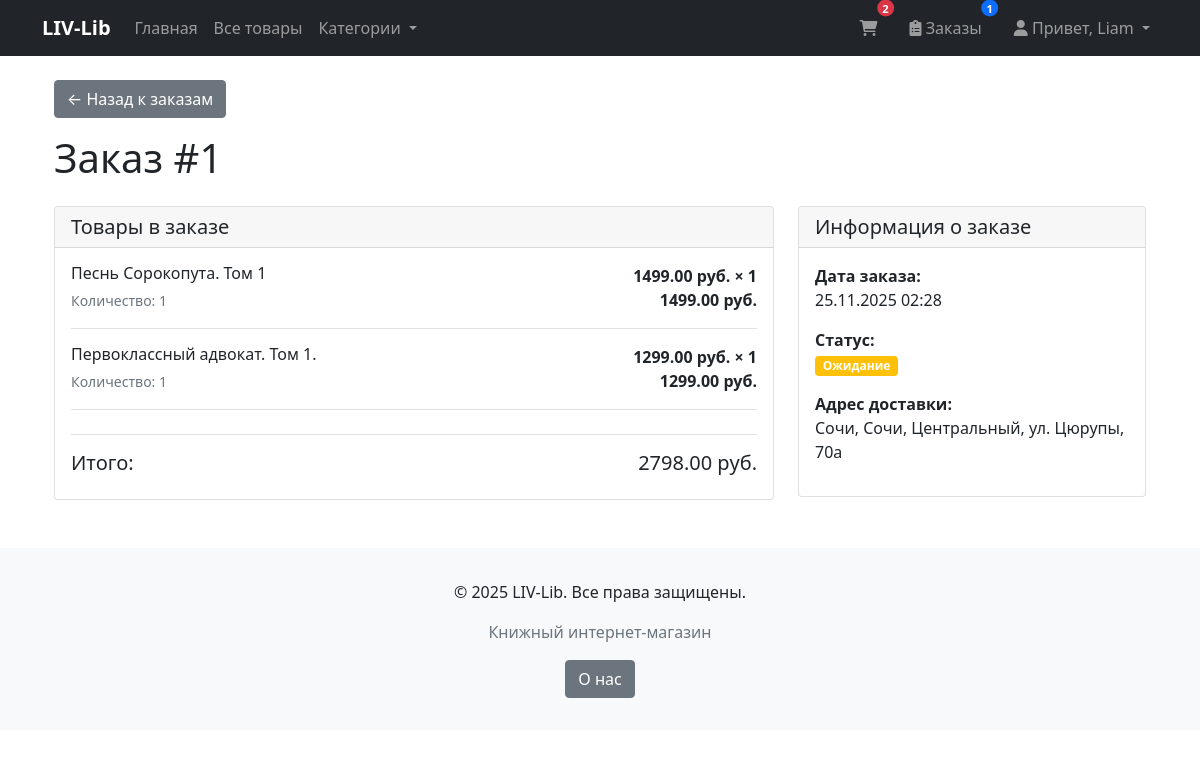
Page /orders/1/ (signed in) on the committed database.
### products/models.py (models this page shows, shortened)
class Cart(models.Model):
    user = models.OneToOneField(
        User,
        on_delete=models.CASCADE,
        related_name='cart',
        verbose_name="Пользователь"
    )
    created_at = models.DateTimeField(
        auto_now_add=True,
        verbose_name="Дата создания"
    )
    updated_at = models.DateTimeField(
        auto_now=True,
        verbose_name="Дата обновления"
    )
    class Meta:
        verbose_name = "Корзина"
        verbose_name_plural = "Корзины"
    def total_quantity(self):
        try:
            return sum(item.quantity for item in self.items.all())
        except:
            return 0

class CartItem(models.Model):
    cart = models.ForeignKey(
        Cart,
        on_delete=models.CASCADE,
        related_name='items',
        verbose_name="Корзина"
    )
    product = models.ForeignKey(
        Product,
        on_delete=models.CASCADE,
        verbose_name="Товар"
    )
    quantity = models.PositiveIntegerField(
        default=1,
        verbose_name="Количество"
    )
    added_at = models.DateTimeField(
        auto_now_add=True,
        verbose_name="Дата добавления"
    )
    class Meta:
        verbose_name = "Элемент корзины"
        verbose_name_plural = "Элементы корзины"
        unique_together = ['cart', 'product']

class Order(models.Model):
    STATUS_CHOICES = (
        ('pending', 'Ожидание'),
        ('processing', 'В обработке'),
        ('completed', 'Завершен'),
        ('cancelled', 'Отменен'),
    )
    user = models.ForeignKey(User, on_delete=models.CASCADE)
    created_at = models.DateTimeField(auto_now_add=True)
    total_price = models.DecimalField(max_digits=10, decimal_places=2)
    status = models.CharField(max_length=20, choices=STATUS_CHOICES, default='pending')
    shipping_address = models.TextField(blank=True, null=True)
    phone_number = models.CharField(max_length=20, blank=True, null=True)
    email = models.EmailField(blank=True, null=True)
    notes = models.TextField(blank=True, null=True)

class OrderItem(models.Model):
    order = models.ForeignKey(Order, related_name='items', on_delete=models.CASCADE)
    product = models.ForeignKey(Product, on_delete=models.CASCADE)
    quantity = models.PositiveIntegerField(default=1)
    price = models.DecimalField(max_digits=10, decimal_places=2)
    def get_total(self):
        return self.price * self.quantity

class Product(models.Model):
    name = models.CharField(
        max_length=200,
        verbose_name="Название товара"
    )
    description = models.TextField(
        blank=True,
        verbose_name="Описание"
    )
    price = models.DecimalField(
        max_digits=10,
        decimal_places=2,
        verbose_name="Цена"
    )
    category = models.ForeignKey(
        Category,
        on_delete=models.CASCADE,
        related_name="products",
        verbose_name="Категория"
    )
    manufacturer = models.ForeignKey(
        Manufacturer,
        on_delete=models.CASCADE,
        related_name="manufacturer",
        verbose_name="Издатель",
    )
    image = models.ImageField(
        upload_to="products/",
        blank=True,
        null=True,
        verbose_name="Изображение"
    )
    created_at = models.DateTimeField(
        auto_now=True,
        verbose_name="Дата создания"
    )
    updated_at = models.DateTimeField(
        auto_now=True,
        verbose_name="Дата изменения"
    )
    is_available = models.BooleanField(
        default=True,
        verbose_name="Доступно для продажи"
    )
    class Meta:
        verbose_name = "Товар"
        verbose_name_plural = "Товары"
        ordering =["-created_at"]

### products/views.py (the view)
# urls.py: path('orders/<int:order_id>/', views.order_detail, name='order_detail'),
@login_required
def order_detail(request, order_id):
    order = get_object_or_404(Order, id=order_id, user=request.user)
    return render(request, 'orders/order_detail.html', {'order': order})

### products/context_processors.py (called while the page is built)
def order_count(request):
    if request.user.is_authenticated:
        return {
            'order_count': Order.objects.filter(user=request.user).count()
        }
    return {'order_count': 0}

### templates/orders/order_detail.html
{% extends 'base.html' %}
{% load static %}
{% block content %}
<div class="container mt-4">
    <a href="{% url 'order_list' %}" class="btn btn-secondary mb-3">← Назад к заказам</a>
    <h1 class="mb-4">Заказ #{{ order.id }}</h1>
    <div class="row">
        <div class="col-md-8">
            <div class="card">
                <div class="card-header">
                    <h5 class="mb-0">Товары в заказе</h5>
                </div>
                <div class="card-body">
                    {% for item in order.items.all %}
                    <div class="d-flex justify-content-between align-items-center border-bottom pb-3 mb-3">
                        <div>
                            <h6 class="mb-1">{{ item.product.name }}</h6>
                            <small class="text-muted">Количество: {{ item.quantity }}</small>
                        </div>
                        <div class="text-end">
                            <strong>{{ item.price }} руб. × {{ item.quantity }}</strong>
                            <br>
                            <strong>{{ item.get_total }} руб.</strong>
                        </div>
                    </div>
                    {% endfor %}
                    <div class="d-flex justify-content-between mt-4 pt-3 border-top">
                        <h5>Итого:</h5>
                        <h5>{{ order.total_price }} руб.</h5>
                    </div>
                </div>
            </div>
        </div>
        <div class="col-md-4">
            <div class="card">
                <div class="card-header">
                    <h5 class="mb-0">Информация о заказе</h5>
                </div>
                <div class="card-body">
                    <p><strong>Дата заказа:</strong><br>{{ order.created_at|date:"d.m.Y H:i" }}</p>
                    <p><strong>Статус:</strong><br>
                        <span class="badge
                            {% if order.status == 'completed' %}bg-success
                            {% elif order.status == 'processing' %}bg-primary
                            {% elif order.status == 'pending' %}bg-warning
                            {% else %}bg-danger{% endif %}">
                            {{ order.get_status_display }}
                        </span>
                    </p>
                    {% if order.shipping_address %}
                    <p><strong>Адрес доставки:</strong><br>{{ order.shipping_address }}</p>
                    {% endif %}
                </div>
            </div>
        </div>
    </div>
</div>
{% endblock %}

### templates/base.html (shortened to what this page needs)
<!DOCTYPE html>
<html lang="ru">
<head>
    <link href="https://cdn.jsdelivr.net/npm/bootstrap@5.1.3/dist/css/bootstrap.min.css" rel="stylesheet">
    <link rel="stylesheet" href="https://cdnjs.cloudflare.com/ajax/libs/font-awesome/6.0.0/css/all.min.css">
</head>
<body>
    <nav class="navbar navbar-expand-lg navbar-dark bg-dark">
        <div class="container">
            <a class="navbar-brand" href="{% url 'home' %}">LIV-Lib</a>
            <div class="navbar-nav me-auto">
                <a class="nav-link" href="{% url 'home' %}">Главная</a>
                <a class="nav-link" href="{% url 'product_list' %}">Все товары</a>
                <div class="nav-item dropdown">
                    <a class="nav-link dropdown-toggle" href="#" role="button" data-bs-toggle="dropdown">
                        Категории
                    </a>
                </div>
            </div>
            <div class="navbar-nav">
                <a href="{% url 'cart_view' %}" class="nav-link position-relative me-3">
                    <i class="fas fa-shopping-cart"></i>
                    {% if user.is_authenticated and user.cart.total_quantity %}
                    <span class="position-absolute top-0 start-100 translate-middle badge rounded-pill bg-danger cart-badge">
                        {{ user.cart.total_quantity }}
                    </span>
                    {% endif %}
                </a>
                {% if user.is_authenticated %}
                <a href="{% url 'order_list' %}" class="nav-link position-relative me-3">
                    <i class="fas fa-clipboard-list"></i> Заказы
                    {% if order_count and order_count > 0 %}
                    <span class="position-absolute top-0 start-100 translate-middle badge rounded-pill bg-primary orders-badge">
                        {{ order_count }}
                    </span>
                    {% endif %}
                </a>
                {% endif %}
                {% if user.is_authenticated %}
                <div class="nav-item dropdown">
                    <a href="#" class="nav-link dropdown-toggle" role="button" data-bs-toggle="dropdown">
                        <i class="fas fa-user"></i> Привет, {{ user.first_name|default:user.username }}
                    </a>
                </div>
                {% else %}
                <a href="{% url 'login' %}" class="nav-link">Войти</a>
                <a href="{% url 'register' %}" class="nav-link">Регистрация</a>
                {% endif %}
            </div>
        </div>
    </nav>
    <main class="container my-4">
        {% block content %}
        {% endblock %}
    </main>
    <footer class="footer mt-5">
        <div class="container text-center">
            <p>&copy; 2025 LIV-Lib. Все права защищены.</p>
            <p class="text-muted">Книжный интернет-магазин</p>
            <a href="{% url 'about' %}" class="btn btn-secondary">О нас</a>
        </div>
    </footer>
</body>
</html>
<a href="{% url 'logout' %}" class="dropdown-item text-danger">

### templates/base.html (style rules this page uses)
.navbar-brand { font-weight: bold; }
.footer { background-color: #f8f9fa; padding: 2rem 0; margin-top: 3rem; }
.cart-badge { font-size: 0.7em; padding: 0.25em 0.5em; }
.orders-badge { font-size: 0.7em; padding: 0.25em 0.5em; }

### rows in the picture
Order: id "1", total_price "2798.00", created_at "25.11.2025 02:28", status "Ожидание", shipping_address "Сочи, Сочи, Центральный, ул. Цюрупы, 70а"
OrderItem: product.name "Песнь Сорокопута. Том 1", quantity "1", price "1499.00", get_total "1499.00"
OrderItem: product.name "Первоклассный адвокат. Том 1.", quantity "1", price "1299.00", get_total "1299.00"

### other values in the picture
{{ user.cart.total_quantity }} "2"
{{ order_count }} "1"
{{ user.first_name|default:user.username }} "Liam"
